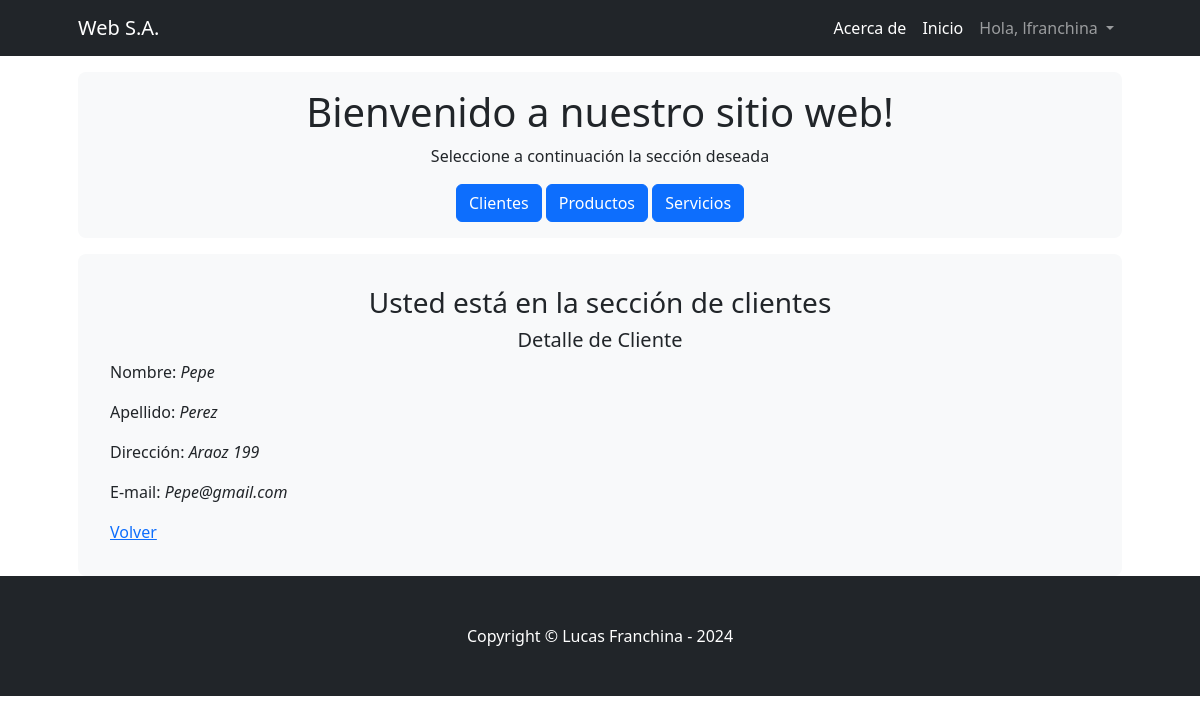
Before: /Appventas/clientes/2 (signed in) with the older database file.
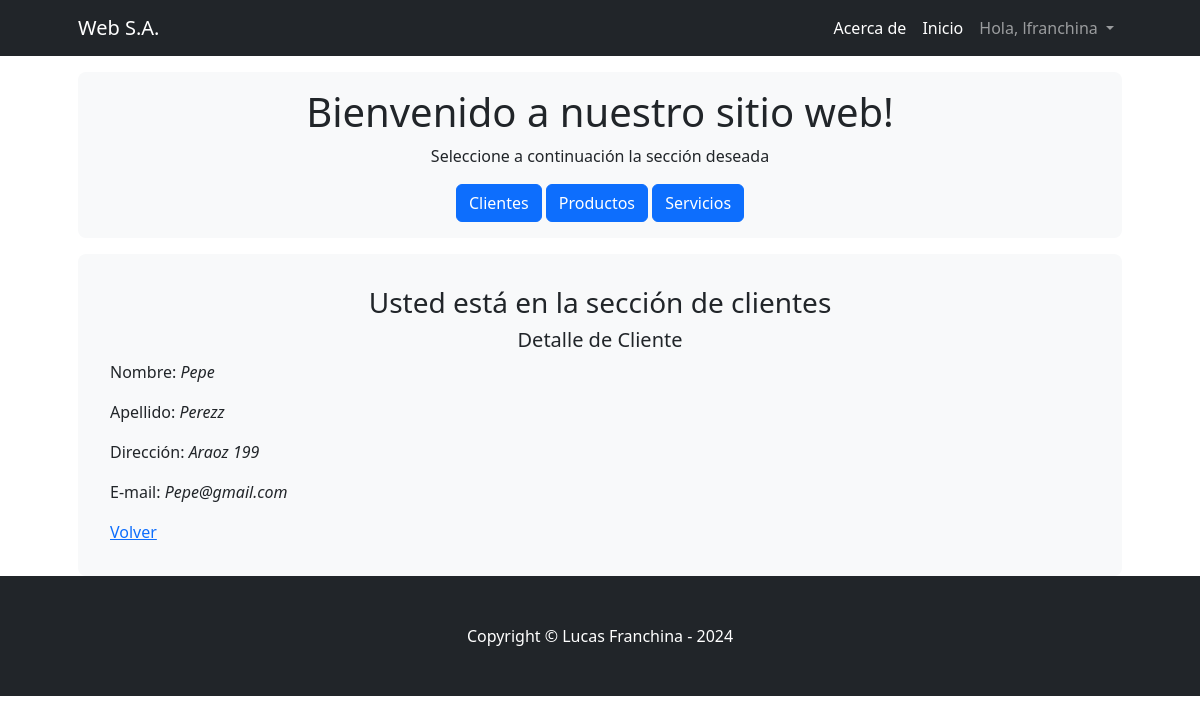
After: the same page with the newer database file.
### Appventas/models.py (models this page shows, shortened)
class Clientes(models.Model):
    nombre = models.CharField(max_length=40)
    apellido = models.CharField(max_length=40)
    direccion = models.CharField(max_length=100)
    email = models.EmailField()
    class Meta:
        verbose_name = "Cliente"
        verbose_name_plural = "Clientes"

### Appventas/views.py (the view)
# urls.py: path('clientes/<pk>', views.clientesdetalle.as_view(), name='clientesdetalle'),
class clientesdetalle(LoginRequiredMixin, DetailView):
    model = Clientes
    template_name = 'appventas/clientesdetalle.html'

### Appventas/templates/appventas/clientesdetalle.html (shortened to what this page needs)
<!DOCTYPE html>
<html lang="en">
<head>
</head>
<body>
    {% extends "appventas/padre.html" %}
    {% load static %}
    {% block contenidoQueCambia %}
    <div class="container px-lg-5">
        <div class="p-2 p-lg-3 bg-light rounded-3 text-center">
            <div class="m-2 m-lg-3">
                <h3>Usted está en la sección de clientes</h3>
                <h5>Detalle de Cliente</h5>
                <div style="text-align: left;">
                <p>Nombre: <i>{{object.nombre}}</i></p>
                <p>Apellido: <i>{{object.apellido}}</i></p>
                <p>Dirección: <i>{{object.direccion}}</i></p>
                <p>E-mail: <i>{{object.email}}</i></p>
                <a href="{% url 'listaclientes' %}">Volver</a>
            </div>
            </div>
        </div>
    </div>
    {% endblock %}

Changed rows visible on the page:
changed Clientes "Pepe": apellido "Perez" → "Perezz"
